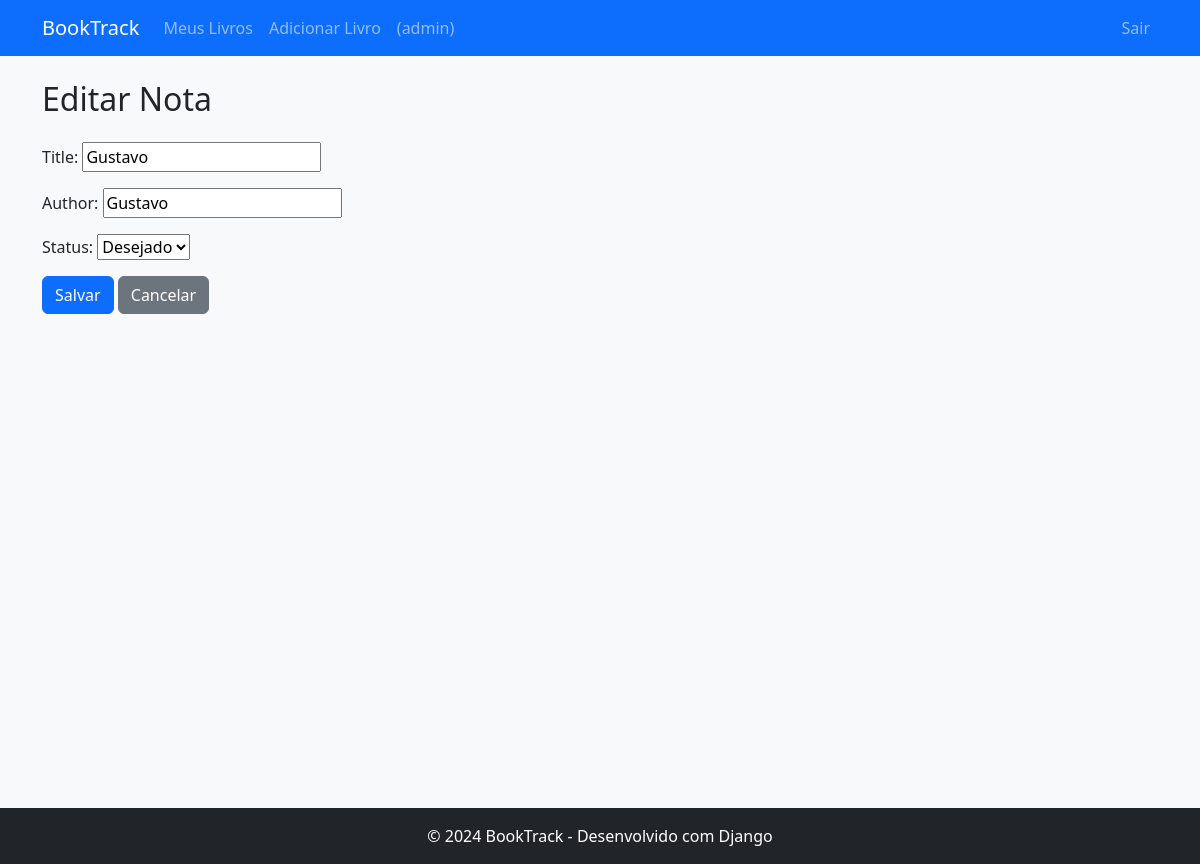
Page /book_edit/1/ (signed in) on the committed database.
### books/models.py (models this page shows, shortened)
class Book(models.Model):
    STATUS_CHOICES = [('Lido', 'Lido'), ('Desejado', 'Desejado')]
    user = models.ForeignKey(User, on_delete=models.CASCADE)
    title = models.CharField(max_length=200)
    author = models.CharField(max_length=100)
    status = models.CharField(max_length=10, choices=STATUS_CHOICES)
    rating = models.IntegerField(blank=True, null=True)  # Opcional para fase 2
    created_at = models.DateTimeField(auto_now_add=True)
    class Meta:
        unique_together = ['user', 'title', 'author']  # Evita duplicatas

### books/views.py (the view, shortened to what this page needs)
# urls.py: path('book_edit/<int:pk>/', BookUpdateView.as_view(), name='book_edit'),  # Add this line
class BookUpdateView(LoginRequiredMixin, UpdateView):
    model = Book
    fields = ['title', 'author', 'status']
    template_name = 'books/form.html'

### books/templates/books/form.html (shortened to what this page needs)
{% extends 'base.html' %}
{% block content %}
    <h2 class="my-4">{% if form.instance.pk %}Editar Nota{% else %}Nova Nota{% endif %}</h2>
    <form method="post">
        {{ form.as_p }}
        <button type="submit" class="btn btn-primary">Salvar</button>
        <a href="{% url 'book_list' %}" class="btn btn-secondary">Cancelar</a>
    </form>
{% endblock %}

### books/templates/base.html (shortened to what this page needs)
<!DOCTYPE html>
<html lang="pt-br">
<head>
    <link href="https://cdn.jsdelivr.net/npm/bootstrap@5.3.0/dist/css/bootstrap.min.css" rel="stylesheet">
</head>
<body class="bg-light">
    <nav class="navbar navbar-expand-lg navbar-dark bg-primary">
        <div class="container">
            <a class="navbar-brand" href="{% url 'book_list' %}">BookTrack</a>
            <div class="collapse navbar-collapse" id="navbarNav">
                <ul class="navbar-nav me-auto">
                    <li class="nav-item">
                        <a class="nav-link {% if request.path == '/' %}active{% endif %}"
                           href="{% url 'book_list' %}">Meus Livros</a>
                    </li>
                    <li class="nav-item">
                        <a class="nav-link {% if 'add' in request.path %}active{% endif %}"
                           href="{% url 'book_create' %}">Adicionar Livro</a>
                    </li>
                    {% if user.is_authenticated  %}
                        <li class="nav-item">
                            <a class="nav-link">({{ user.username  }})</a>
                        </li>
                    {% endif %}
                </ul>
                <ul class="navbar-nav">
                    {% if user.is_authenticated %}
                        <li class="nav-item">
                            <form method="post" action="{% url 'logout' %}">
                                <button class="nav-link" type="submit">Sair</button>
                            </form>
                        </li>
                    {% else %}
                        <li class="nav-item">
                            <a class="nav-link" href="{% url 'login' %}">Entrar</a>
                        </li>
                    {% endif %}
                </ul>
            </div>
        </div>
    </nav>
    <div class="container main-container">
        {% block content %}{% endblock %}
    </div>
    <footer class="bg-dark text-white mt-5 py-3">
        <div class="container text-center">
            <span>© 2024 BookTrack - Desenvolvido com Django</span>
        </div>
    </footer>
</body>
</html>

### books/templates/base.html (style rules this page uses)
.main-container { margin-top: 20px; min-height: calc(100vh - 120px); }

### rows in the picture
Book: title "Gustavo", author "Gustavo", status "Desejado"

### other values in the picture
{{ user.username }} "admin"
